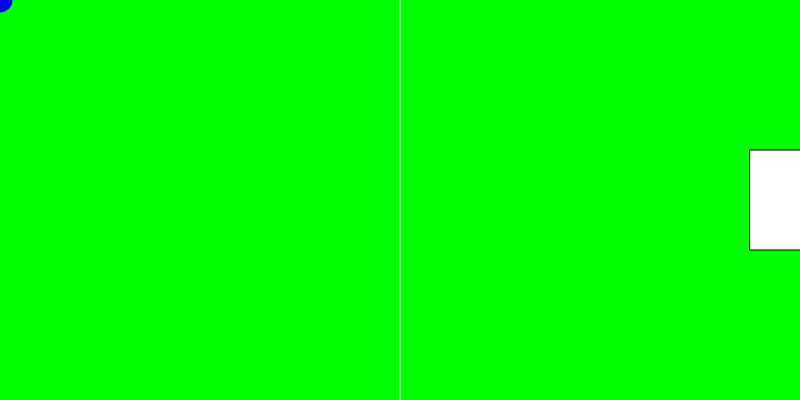
Frame 1 (no input)
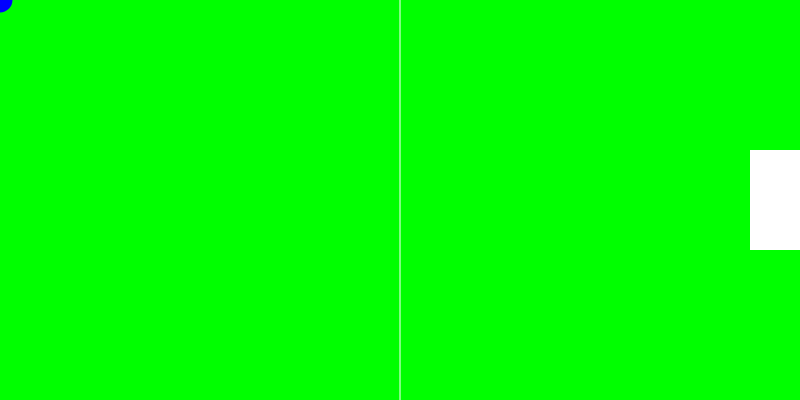
Frame 60 (no input)
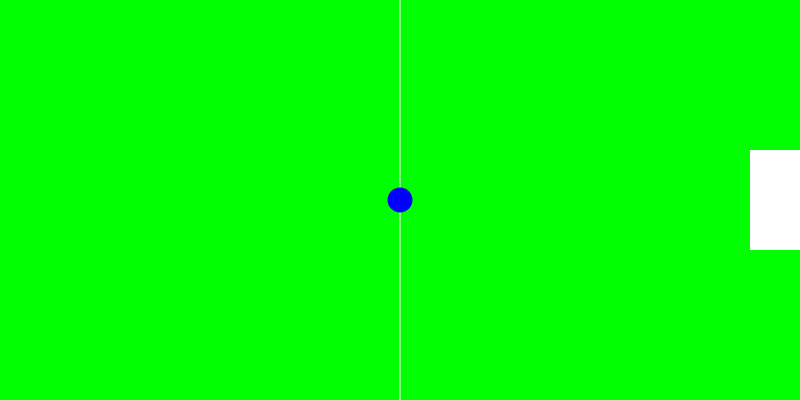
Frame 120 (the mouse pressed at the canvas centre since frame 60)

The p5.js sketch that drew these frames (run headless with seeded random() and noise() and a simulated clock; from frame 60 on, the mouse is pressed at the canvas centre):

// p5.js sketch
// ── sketch.js
let canvasWidth = 800;
let canvasHeight = 400;

function setup() {
  createCanvas(canvasWidth, canvasHeight);
}

function draw() {
  background(0,255,0);
  rectMode(CENTER);
  fill(255)
  rect(canvasWidth,canvasHeight/2,100,100)
  stroke(255);
  line(canvasWidth/2,0,canvasWidth/2,canvasHeight)
  fill(0,0,255)
  noStroke()
  ellipse(mouseX,mouseY,25,25)
  
  goal()
}

function goal(){
if (mouseX > canvasWidth - 1 && mouseY > canvasHeight/2 - 50 && mouseY < canvasHeight/2 + 50){
  textSize(32);
  textAlign(CENTER);
  text('GOOOOOOOOOAL!',canvasWidth/2,canvasHeight/2);
}
}
